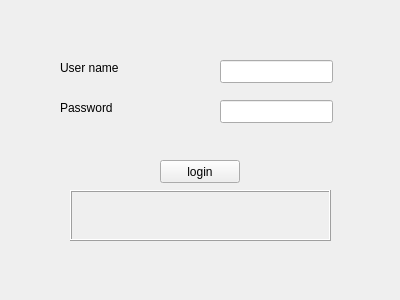
<?xml version="1.0" encoding="UTF-8"?>
<ui version="4.0">
 <class>institute</class>
 <widget class="QWidget" name="institute">
  <property name="geometry">
   <rect>
    <x>0</x>
    <y>0</y>
    <width>400</width>
    <height>300</height>
   </rect>
  </property>
  <property name="windowTitle">
   <string>Form</string>
  </property>
  <widget class="QLabel" name="status">
   <property name="geometry">
    <rect>
     <x>70</x>
     <y>190</y>
     <width>261</width>
     <height>51</height>
    </rect>
   </property>
   <property name="frameShape">
    <enum>QFrame::Box</enum>
   </property>
   <property name="frameShadow">
    <enum>QFrame::Raised</enum>
   </property>
   <property name="lineWidth">
    <number>1</number>
   </property>
   <property name="text">
    <string/>
   </property>
  </widget>
  <widget class="QPushButton" name="loginb">
   <property name="geometry">
    <rect>
     <x>160</x>
     <y>160</y>
     <width>80</width>
     <height>23</height>
    </rect>
   </property>
   <property name="text">
    <string>login</string>
   </property>
  </widget>
  <widget class="QLineEdit" name="usernamel">
   <property name="geometry">
    <rect>
     <x>220</x>
     <y>60</y>
     <width>113</width>
     <height>23</height>
    </rect>
   </property>
  </widget>
  <widget class="QLineEdit" name="passwordl">
   <property name="geometry">
    <rect>
     <x>220</x>
     <y>100</y>
     <width>113</width>
     <height>23</height>
    </rect>
   </property>
   <property name="echoMode">
    <enum>QLineEdit::Password</enum>
   </property>
  </widget>
  <widget class="QLabel" name="label_2">
   <property name="geometry">
    <rect>
     <x>60</x>
     <y>100</y>
     <width>71</width>
     <height>16</height>
    </rect>
   </property>
   <property name="text">
    <string>Password</string>
   </property>
  </widget>
  <widget class="QLabel" name="label">
   <property name="geometry">
    <rect>
     <x>60</x>
     <y>60</y>
     <width>91</width>
     <height>16</height>
    </rect>
   </property>
   <property name="text">
    <string>User name</string>
   </property>
  </widget>
 </widget>
 <resources/>
 <connections/>
</ui>
